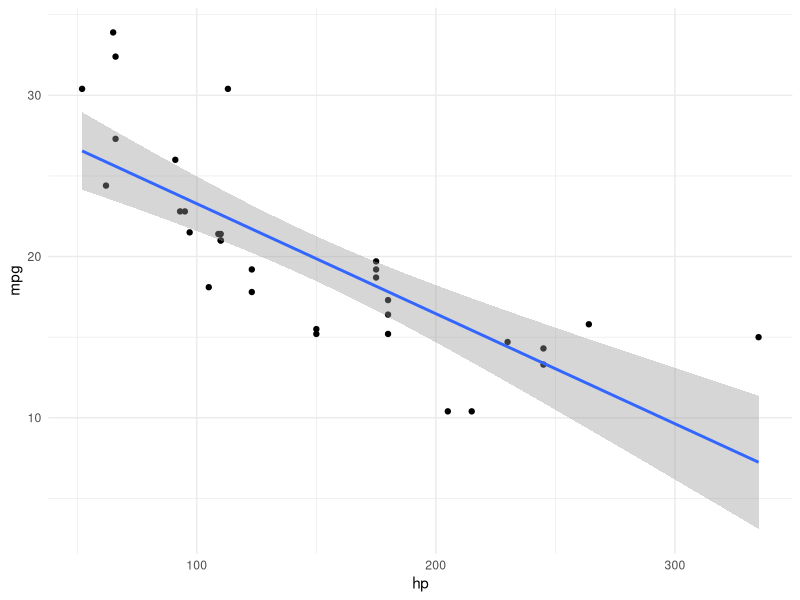
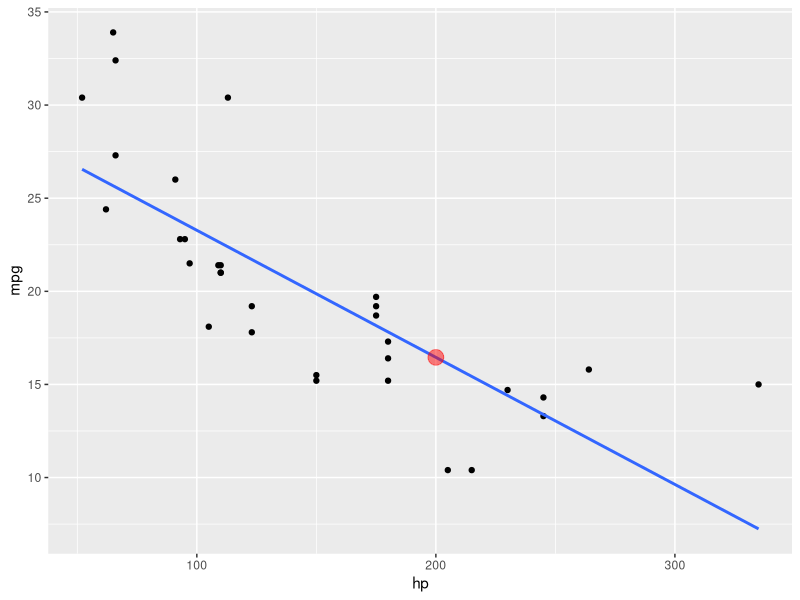
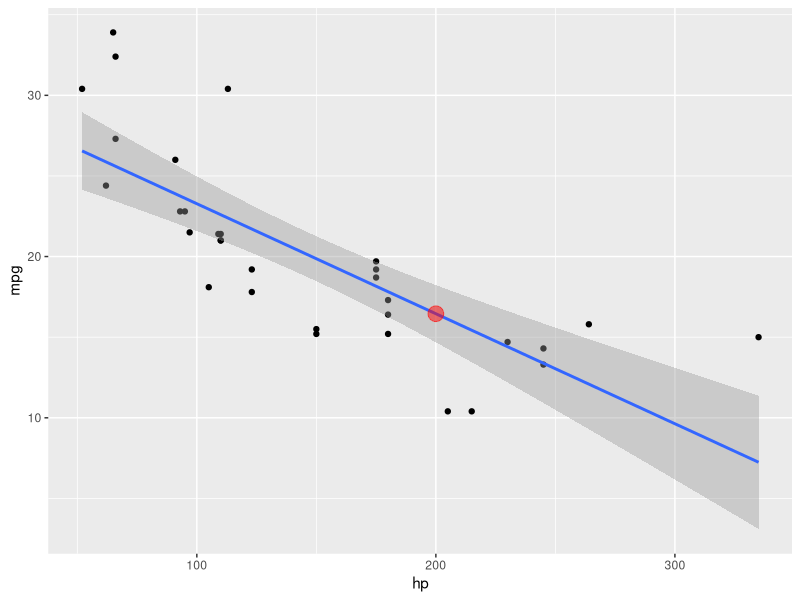
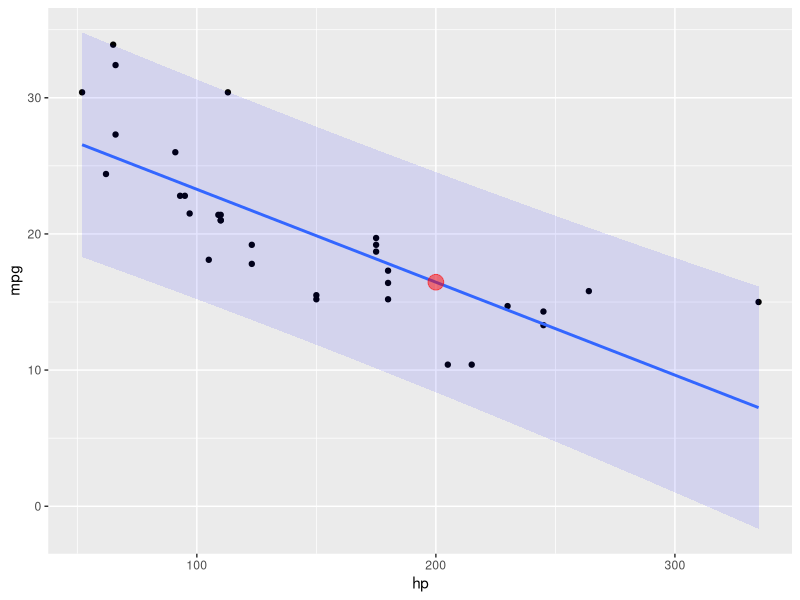

Recreate these plots in R, in order.
## ---- chunk 1
#| include: false
library(kableExtra)
library(tidyverse)
library(knitr)
## ---- chunk 2
#| echo: false
#| label: tbl-kennwerte
#| tbl-cap: Bezeichnungen für Kennwerte
#| message: false
x <- tribble(
    ~Kennwert, ~Stichprobe, ~Grundgesamtheit,
  "Mittelwert", "$\\bar{X}$", "$\\mu$",
  "Streuung", "$sd$", "$\\sigma$",
  "Anteil", "$p$", "$\\pi$",
  "Korrelation", "$r$", "$\\rho$" ,
  "Regression", "$b$", "$\\beta$"

)

kable(x, escape = FALSE, booktabs = TRUE, format = "simple") 
## ---- chunk 3
#| echo: false
x <- tribble(
    ~Kennwert, ~Stichprobe, ~Grundgesamtheit, ~Schätzwert,
  "Mittelwert", "$\\bar{X}$", "$\\mu$", "$\\hat{\\mu}$",
  "Streuung", "$sd$", "$\\sigma$", "$\\hat{\\sigma}$",
  "Anteil", "$p$", "$\\pi$", "$\\hat{\\pi}$",
  "Korrelation", "$r$", "$\\rho$", "$\\hat{\\rho}$" ,
  "Regression", "$b$", "$\\beta$", "$\\hat{\\beta}$"

)

kable(x, escape = FALSE, booktabs = TRUE, format = "simple") 
## ---- chunk 4
#| message: false
#| echo: false
#| label: fig-regr-rules
#| fig-cap: Die Regressionsgerade in voller Pracht
data(mtcars)
ggplot(mtcars) +
  aes(x = hp, y = mpg) +
  geom_point() +
  geom_smooth(method = "lm") +
  theme_minimal()
## ---- chunk 5
#| echo: false
#| fig-cap: Eine Punktschätzung
#| label: fig-punktschaetzer
#| message: false
#| fig-asp: 0.5
lm1_glm <- lm(mpg ~ hp, data = mtcars)

mtcars <-
  mtcars %>%
  mutate(pred = 30 - hp*0.07)


pred_interval <-
  tibble(
    hp = seq(min(mtcars$hp), max(mtcars$hp), by = 1),
    mpg = predict(lm1_glm, newdata = data.frame(hp)),
    lwr = mpg - 2*3,
    upr = mpg + 2*3
  )

plot1 <-
  ggplot(mtcars,
       aes(x = hp, y = mpg)) +
  geom_point() +
  geom_smooth(method = "lm", se = FALSE) +
  annotate("point", x = 200,
           y = predict(lm1_glm, newdata = data.frame(hp = 200)),
           color = "red",
           alpha = .5,
           size = 5)
plot1
## ---- chunk 6
#| echo: false
lm1_glm <- lm(mpg ~ hp, data = mtcars)

mtcars <- 
  mtcars %>% 
  mutate(pred = 30 - hp*0.07)


pred_interval <-
  tibble(
    hp = seq(min(mtcars$hp), max(mtcars$hp), by = 1),
    mpg = predict(lm1_glm, newdata = data.frame(hp)),
    lwr = mpg - 2*3,
    upr = mpg + 2*3
  )

## ---- chunk 7
#| echo: false
#| fig-cap: Ungewissheit in den Regressionskoeffizienten
#| label: fig-ungewiss1
#| message: false


plot2 <-
  ggplot(mtcars,
       aes(x = hp, y = mpg)) +
  geom_point() +
  geom_smooth(method = "lm", se = TRUE) +
  annotate("point", x = 200,
           y = predict(lm1_glm, newdata = data.frame(hp = 200)),
           color = "red",
           alpha = .5,
           size = 5)
plot2
## ---- chunk 8
#| echo: false
#| fig-cap: Zweifache Ungewissheit in den Regressionskoeffizienten - Vorhersageintervall
#| label: fig-ungewiss2
#| message: false


pred_interval2 <-
  predict(lm1_glm,
          newdata = data.frame(hp = pred_interval$hp),
          interval = "prediction") %>%
  as_tibble() %>%
  rename(mpg = fit) %>%
  mutate(hp = pred_interval$hp)



ggplot(mtcars) +
  aes(x = hp, y = mpg) +
  geom_point()+
  geom_ribbon(data = pred_interval2,
              aes(ymin = lwr, ymax = upr,
                  y = mpg,
                  x = hp),
              fill = "blue",
              alpha = .1) +
  geom_smooth(method = "lm", se = FALSE) +
  annotate("point", x = 200,
           y = predict(lm1_glm, newdata = data.frame(hp = 200)),
           color = "red",
           alpha = .5,
           size = 5)
